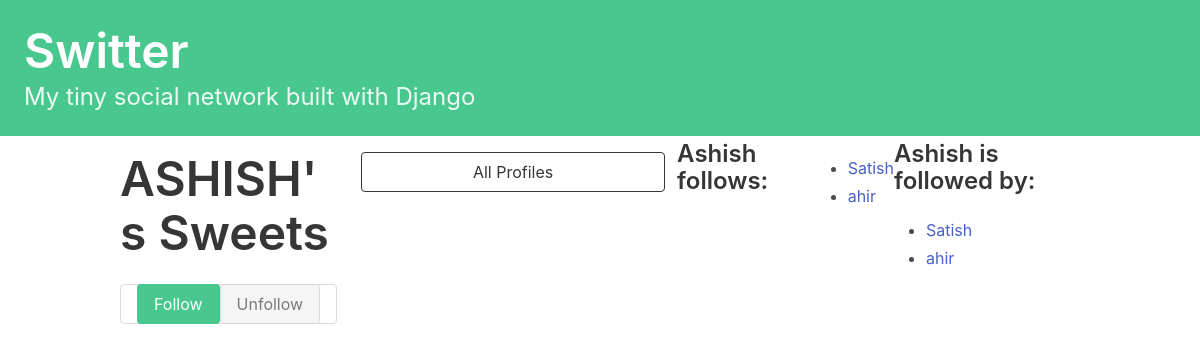
Page /profile/9 on the earlier database version.
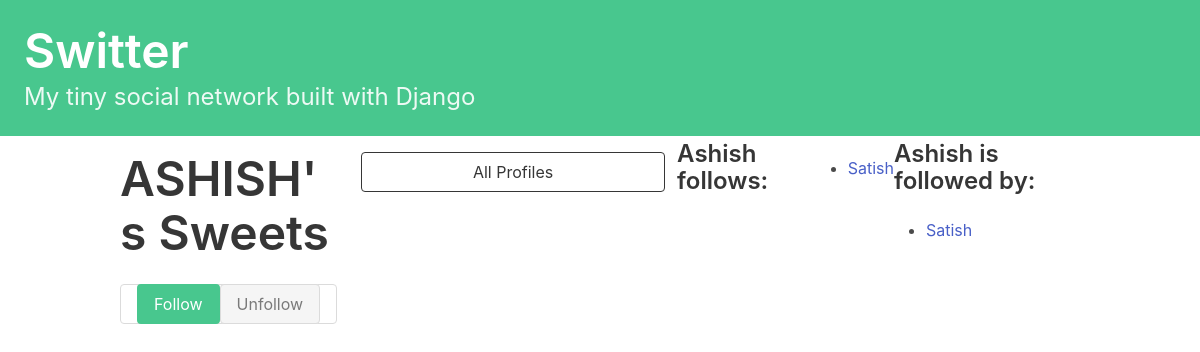
Same page on the later database version.
### switter/models.py (models this page shows)
class Profile(models.Model):
    user = models.OneToOneField(User, on_delete=CASCADE)
    follows = models.ManyToManyField(
        "self",
        related_name="followed_by",
        blank=True,
        symmetrical=False
    )
    def __str__(self):
        return str(self.user)

### switter/views.py (the view, shortened to what this page needs)
# urls.py: path("profile/<int:pk>",views.profile,name="profile")
def profile(request, pk):
    profile = Profile.objects.get(pk=pk)
    return render(request, "switter/profile.html", {
        "profile": profile,
    })

### switter/templates/switter/profile.html (shortened to what this page needs)
{% extends 'base.html' %}
{% block content %}
<div class="column">
    <div class="block">
        <h1 class="title is-1">
            {{ profile.user.username|upper }}'s Sweets
        </h1>
    </div>
    <form method="post">
        <div class="button has-addons">
            {% if profile in user.profile.follows.all %}
            <button class="button is-success is-static ">Follow</button>
            <button class="button is-danger" name="unfollow" value="unfollow">Unfollow</button>
            {% else %}
            <button class="button is-success" name="follow" value="follow">Follow</button>
            <button class="button is-danger is-static ">Unfollow</button>
            {% endif %}
        </div>
    </form>
</div>
<div class="column is-one-third">
    <div class="block">
        <a href="{% url 'profile_list' %}">
            <button class="button is-dark is-outlined is-fullwidth">
                All Profiles
            </button>
        </a>
    </div>
</div>
<div class="block">
    <h3 class="title is-4">
        {{ profile.user.username }} follows:
    </h3>
</div>
<div class="content">
    <ul>
        {% for following in profile.follows.all %}
        <li>
            <a href="{% url 'profile' following.id %}">
                {{ following }}
            </a>
        </li>
        {% endfor %}
    </ul>
</div>
<div class="block">
    <h3 class="title is-4">
        {{ profile.user.username }} is followed by:
    </h3>
    <div class="content">
        <ul>
            {% for follower in profile.followed_by.all %}
            <li>
                <a href="{% url 'profile' follower.id %}">
                    {{ follower }}
                </a>
            </li>
            {% endfor %}
        </ul>
    </div>
</div>
{% endblock content %}

Differences in the rows shown:
removed Profile: user.username "ahir"
